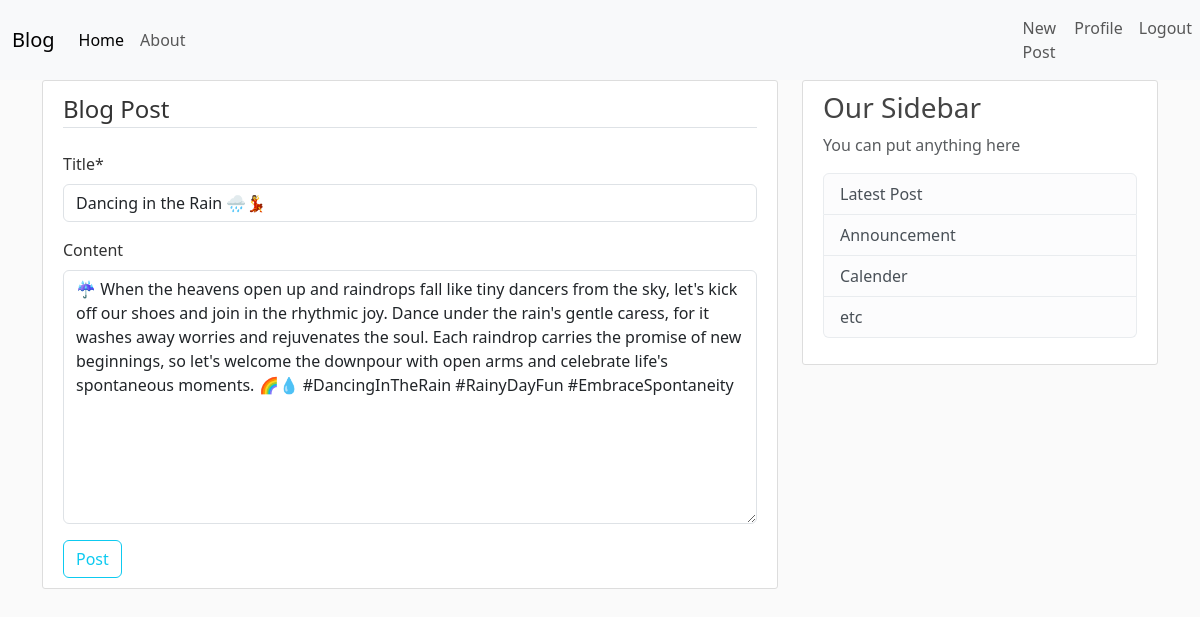
Page /post/21/update/ (signed in) on the committed database.
### blog/models.py (models this page shows, shortened)
class Post(models.Model):
    title = models.CharField(max_length=100)
    content = RichTextField(blank=True, null=True)
    date_posted = models.DateTimeField(default=timezone.now)
    author = models.ForeignKey(User, on_delete=models.CASCADE)

### blog/views.py (the view, shortened to what this page needs)
# urls.py: path('post/<int:pk>/update/', PostUpdateView.as_view(), name='post-update'),
class PostUpdateView(LoginRequiredMixin, UserPassesTestMixin, UpdateView):
    model = Post
    fields = ['title', 'content']
    def test_func(self):
        post = self.get_object()
        if self.request.user == post.author:
            return True
        return False

### blog/templates/blog/post_form.html (shortened to what this page needs)
{% extends 'blog/base.html' %}
{% load crispy_forms_tags %}
    {% block content %}
        <div class="content-section">
            <form method="POST" action="">
                <fieldset class="form-group">
                    <legend class="border-bottom mb-4">Blog Post</legend>
                    {{ form|crispy}}
                </fieldset>
                <div class="form-group">
                    <button class="btn btn-outline-info" type="submit">Post</button>
                </div>
            </form>
        </div>
    {% endblock content %}

### blog/static/blog/main.css (style rules this page uses)
body { background: #fafafa; color: #333333; margin-top: 5rem; }
.content-section { background: #ffffff; padding: 10px 20px; border: 1px solid #dddddd; border-radius: 3px; margin-bottom: 20px; }

### rows in the picture
Post: title "Dancing in the Rain 🌧️💃", content "☔ When the heavens open up and raindrops fall like tiny dancers from the sky, let's kick off our shoes and join in the rhythmic joy. Dance under the rain's gentle caress, for it washes away worries and rejuvenates the soul. Each raindrop carries the promise of new beginnings, so let's welcome the downpour with open arms and celebrate life's spontaneous moments. 🌈💧 #DancingInTheRain #RainyDayFun #EmbraceSpontaneity"
